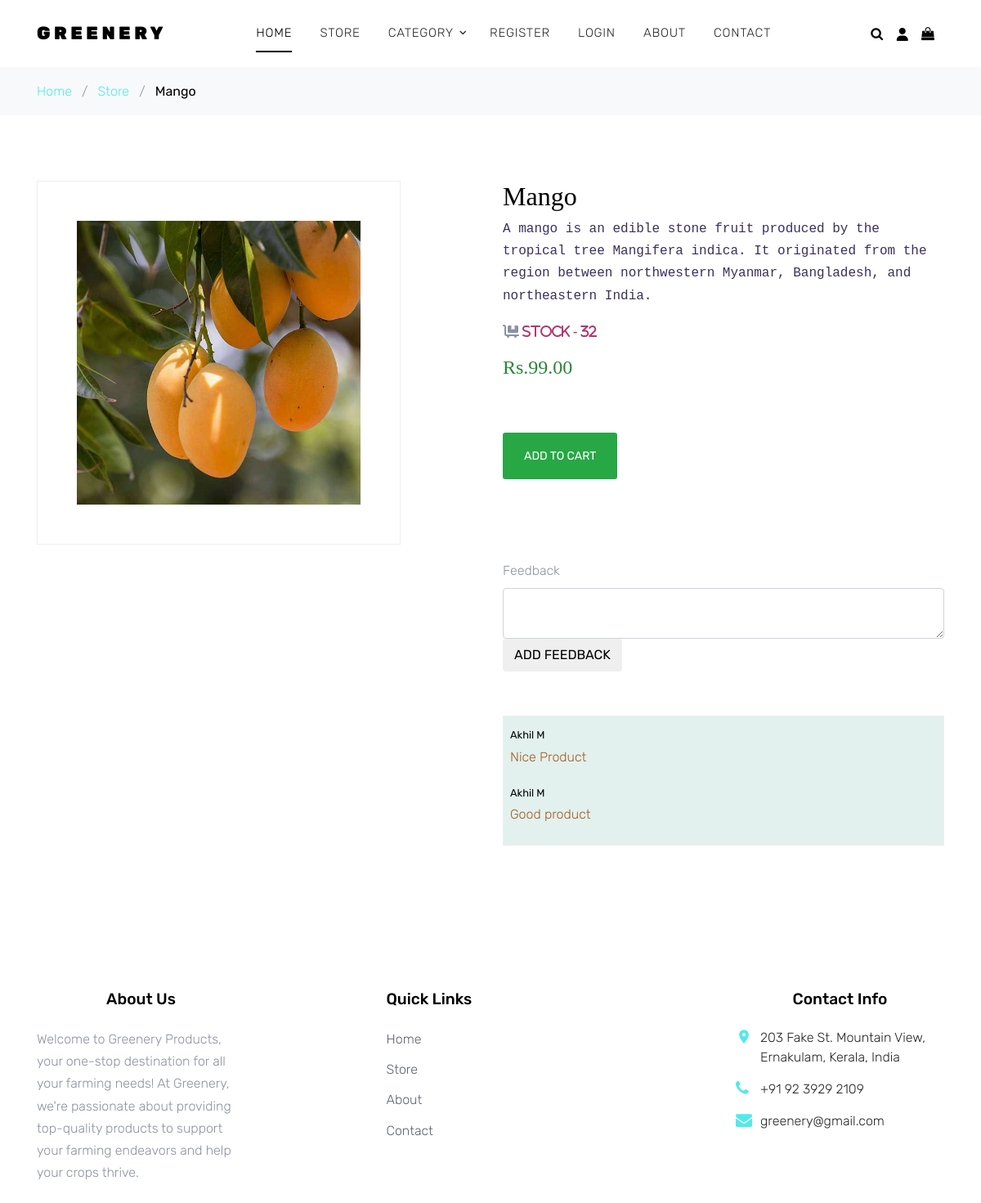
Screenshot of /shop-single/2 with the database file from the repository.
### Shop/models.py (models this page shows, shortened)
class GreeneryProducts(models.Model):
    product = models.CharField(max_length=50, unique=True)
    content = models.CharField(max_length=200)
    description = models.TextField(max_length=1000, blank=True)
    category = models.ForeignKey(Categories, on_delete=models.PROTECT)
    price = models.DecimalField(max_digits=20, decimal_places=2)
    image = models.ImageField(upload_to='Greenery_Products')
    stock = models.IntegerField()

class Feedback(models.Model):
    user = models.ForeignKey(CustomerDetails, on_delete=models.CASCADE)
    feedback = models.TextField()
    product = models.ForeignKey(GreeneryProducts, on_delete=models.CASCADE)
    created_at = models.DateTimeField(auto_now_add=True)

### Customer/models.py (models this page shows, shortened)
class CustomerDetails(models.Model):
    id = models.OneToOneField(User, on_delete=models.CASCADE, primary_key=True)
    first_name = models.CharField(max_length=30)
    last_name=models.CharField(max_length=30)
    phone = models.IntegerField(unique=True)
    photo = models.ImageField(upload_to='customers')
    address = models.TextField(max_length=300)

### Shop/views.py (the view)
# urls.py: path("shop-single/<int:pro_id>",views.single_product, name='pro_details'),
def single_product(request, pro_id):
    greenery = GreeneryProducts.objects.get(id=pro_id)
    fed = Feedback.objects.filter(product=pro_id)
    return render(request, 'shop-single.html', {'pro':greenery, 'feedbacks':fed})

### Shop/context_processors.py (called while the page is built)
def Greenery_Category(request):
    cat = Categories.objects.all()
    return dict(cat=cat)

### Templates/shop-single.html (shortened to what this page needs)
{% extends 'base.html' %}
{% load static %}
{% block content %}
    <div class="bg-light py-3">
      <div class="container">
        <div class="row">
          <div class="col-md-12 mb-0"><a href="{% url 'index' %}">Home</a> <span class="mx-2 mb-0">/</span> <a
              href="{% url 'shop' %}">Store</a> <span class="mx-2 mb-0">/</span> <strong class="text-black">{{pro.product}}</strong></div>
        </div>
      </div>
    </div>
    <div class="site-section">
      <div class="container">
        <div class="row">
          <div class="col-md-5 mr-auto">
            <div class="border text-center">
              <img src="{{pro.image.url}}" alt="Image" class="img-fluid p-5">
            </div>
          </div>
          <div class="col-md-6">
            <h2 class="text-black" style="font-family: serif;">{{pro.product}}</h2>
            <p style="font-family: monospace; color:#3B305D;">{{pro.description}}</p>
            <p> <strong class="fa-solid fa-cart-flatbed"><span style="color:#AD3971;">  Stock - {{pro.stock}}</span></strong></p>
            <p> <strong class="text h4" style="font-family: serif;color:#2A8737;">Rs.{{pro.price}}</strong></p>
            <p><a href="{% url 'add_cart' pro.id %}" class="buy-now btn btn-sm height-auto px-4 py-3 btn-success">Add To Cart</a></p>
            <br><br><br>
            <form method="post" action="{% url 'feedback' pro.id %}">
              <label>Feedback</label>
              <textarea name="Add_Feedback" class="form-control" required></textarea>
              <div>
                <input type="submit" value="Add Feedback" class="btn btn-teal-300">
              </div>
            </form>
            <br><br>
            <div class="feedback-box border p-2" style="background-color:#E2F1EE;">
              {% for f in feedbacks %}
                 <small style="color:#010605;">{{f.user.first_name}} {{f.user.last_name}}</small>
                 <p style="color:#A55A20;">{{f.feedback}}</p>
              {% endfor %}
            </div>
          </div>
        </div>
      </div>
    </div>
{% endblock %}

### Templates/base.html (shortened to what this page needs)
<!DOCTYPE html>
<html lang="en">
{% load static %}
<head>
  <link rel="stylesheet" href="{% static 'fonts/icomoon/style.css' %}">
  <link rel="stylesheet" href="{% static 'css/bootstrap.min.css' %}">
  <link rel="stylesheet" href="{% static 'css/magnific-popup.css' %}">
  <link rel="stylesheet" href="{% static 'css/jquery-ui.css' %}">
  <link rel="stylesheet" href="{% static 'css/owl.carousel.min.css' %}">
  <link rel="stylesheet" href="{% static 'css/owl.theme.default.min.css' %}">
  <link rel="stylesheet" href="{% static 'css/aos.css' %}">
  <link rel="stylesheet" href="{% static 'css/style.css' %}">
  <link rel="stylesheet" href="https://cdnjs.cloudflare.com/ajax/libs/font-awesome/6.5.2/css/all.min.css">
  <link rel="stylesheet" href="{% static 'css/order_confirmation.css' %}">
</head>
<body>
  <div class="site-wrap">
    {% include 'Navbar.html' %}
    {% block content %}
    {% endblock %}
    {% include 'Footer.html' %}
  </div>
</body>
</html>

### Templates/Navbar.html (shortened to what this page needs)
<div class="site-navbar py-2">
      <div class="container">
        <div class="d-flex align-items-center justify-content-between">
          <div class="logo">
            <div class="site-logo">
              <a href="index.html" class="js-logo-clone">Greenery</a>
            </div>
          </div>
          <div class="main-nav d-none d-lg-block">
            <nav class="site-navigation text-right text-md-center" role="navigation">
              <ul class="site-menu js-clone-nav d-none d-lg-block">
                <li class="active"><a href="{% url 'index' %}">Home</a></li>
                <li><a href="{% url 'shop' %}">Store</a></li>
                <li class="has-children">
                  <a href="#">Category</a>
                </li>
                {% if user.is_authenticated %}
                <li><a href="{% url 'order_view' %}">View Order</a></li>
                <li><a href="{% url 'Customer:logout' %}">Logout</a></li>
                {% else %}
                <li><a href="{% url 'Customer:register' %}">Register</a></li>
                <li><a href="{% url 'Customer:login' %}">Login</a></li>
                {% endif %}
                <li><a href="{% url 'about' %}">About</a></li>
                <li><a href="{% url 'contact' %}">Contact</a></li>
              </ul>
            </nav>
          </div>
          <div class="icons">
            <a href="#" class="icons-btn d-inline-block js-search-open"><span class="icon-search"></span></a>
            <a href="{% url 'Customer:profile' %}" class="icons-btn d-inline-block bag">
                <i class="fa-solid fa-user"></i>
            </a>
            <a href="{% url 'cart_detail' %}" class="icons-btn d-inline-block bag">
              <span class="icon-shopping-bag"></span>
            </a>
          </div>
        </div>
      </div>
</div>

### Templates/Footer.html
<footer class="site-footer">
      <div class="container">
        <div class="row">
          <div class="col-md-6 col-lg-3 mb-4 mb-lg-0">
            <div class="block-7">
              <h3 class="footer-heading mb-4" style="text-align:center;">About Us</h3>
              <p>Welcome to Greenery Products, your one-stop destination for all your farming needs! At Greenery, we're passionate about providing
                top-quality products to support your farming endeavors and help your crops thrive.</p>
            </div>
          </div>
          <div class="col-lg-3 mx-auto mb-5 mb-lg-0">
            <h3 class="footer-heading mb-4">Quick Links</h3>
            <ul class="list-unstyled">
              <li><a href="#">Home</a></li>
              <li><a href="#">Store</a></li>
              <li><a href="#">About</a></li>
              <li><a href="#">Contact</a></li>
            </ul>
          </div>
          <div class="col-md-6 col-lg-3">
            <div class="block-5 mb-5">
              <h3 class="footer-heading mb-4" style="text-align:center;">Contact Info</h3>
              <ul class="list-unstyled">
                <li class="address">203 Fake St. Mountain View, Ernakulam, Kerala, India</li>
                <li class="phone">+91 92 3929 2109</li>
                <li class="email">greenery@gmail.com</li>
              </ul>
            </div>
          </div>
        </div>
      </div>
</footer>

### static/css/style.css (style rules this page uses)
body { line-height: 1.7; color: #8c92a0; font-weight: 300; font-size: 16px; }
a { -webkit-transition: .3s all ease; -o-transition: .3s all ease; transition: .3s all ease; }
.text-black { color: #000; }
.site-wrap:before { -webkit-transition: .3s all ease-in-out; -o-transition: .3s all ease-in-out; transition: .3s all ease-in-out; background: rgba(0, 0, 0, 0.6); content: ""; position: absolute; z-index: 2000; top: 0; left: 0; right: 0; bottom: 0; opacity: 0; visibility: hidden; }
.btn { -webkit-transition: .3s all ease-in-out; -o-transition: .3s all ease-in-out; transition: .3s all ease-in-out; text-transform: uppercase; border-width: 2px; }
.form-control { height: 43px; }
.site-section { padding: 2.5em 0; }
@media (min-width: 768px) { .site-section { padding: 5em 0; } }
.site-footer { padding: 6em 0; }
.site-footer ul li { margin-bottom: 10px; }
.site-footer ul li a { color: #5c626e; }
.site-footer .footer-heading { font-size: 1.2rem; color: #000; margin-bottom: 1rem; }
.site-logo a { text-transform: uppercase; letter-spacing: .2em; font-size: 22px; color: #000 !important; font-weight: 900; }
.icons-btn { display: inline-block; text-align: center; }
.icons-btn span { display: block; height: 40px; width: 40px; line-height: 40px; }
.site-navbar { margin-bottom: 0px; z-index: 1999; position: relative; top: 0; width: 100%; background: #fff; }
.site-navbar a { color: #000; }
.site-navbar .site-navigation .site-menu { margin-left: 0; padding-left: 0; margin-bottom: 0; }
.site-navbar .site-navigation .site-menu .active > a { color: #000; position: relative; }
.site-navbar .site-navigation .site-menu .active > a:before { content: ""; position: absolute; left: 10px; right: 10px; height: 2px; background: #000; bottom: 0; }
.site-navbar .site-navigation .site-menu a { text-decoration: none !important; font-size: 15px; display: inline-block; }
.site-navbar .site-navigation .site-menu > li { display: inline-block; padding: 10px 5px; }
.site-navbar .site-navigation .site-menu > li > a { padding: 10px 10px; text-transform: uppercase; letter-spacing: .05em; color: #25262a; font-size: 15px; text-decoration: none !important; }
.site-navbar .site-navigation .site-menu .has-children { position: relative; }
.site-navbar .site-navigation .site-menu .has-children > a { position: relative; padding-right: 20px; }
.site-navbar .site-navigation .site-menu .has-children > a:before { position: absolute; content: "\e313"; font-size: 16px; top: 50%; right: 0; -webkit-transform: translateY(-50%); -ms-transform: translateY(-50%); transform: translateY(-50%); font-family: 'icomoon'; }
.site-navbar .site-navigation .site-menu .has-children a { text-transform: uppercase; }
.site-mobile-menu .site-mobile-menu-header .site-mobile-menu-logo a { display: inline-block; text-transform: uppercase; color: #000; letter-spacing: .2em; font-size: 22px; font-weight: 900; }
.site-mobile-menu .site-nav-wrap { padding: 0; margin: 0; list-style: none; position: relative; }
.site-mobile-menu .site-nav-wrap a { padding: 10px 20px; display: block; position: relative; color: #212529; }
.site-mobile-menu .site-nav-wrap li { position: relative; display: block; }
.site-mobile-menu .site-nav-wrap li.active > a { color: #51eaea; }
.site-mobile-menu .site-nav-wrap > li { display: block; position: relative; float: left; width: 100%; }
.site-mobile-menu .site-nav-wrap > li > a { padding-left: 20px; font-size: 20px; }
.block-5 ul, .block-5 ul li { list-style: none; padding: 0; margin: 0; line-height: 1.5; }
.block-5 ul li { padding-left: 30px; position: relative; margin-bottom: 15px; color: #25262a; }
.block-5 ul li:before { top: 0; font-family: "icomoon"; content: ""; position: absolute; left: 0; font-size: 20px; line-height: 1; color: #51eaea; }
.block-5 ul li.address:before { content: "\e8b4"; }
.block-5 ul li.email:before { content: "\f0e0"; }
.block-5 ul li.phone:before { content: "\f095"; }
.bag { position: relative; }
.height-auto { height: auto !important; }
.border { border: 1px solid #eee !important; }

### rows the page displays
GreeneryProducts: product "Mango", image (picture), description "A mango is an edible stone fruit produced by the tropical tree Mangifera indica. It originated from the region between northwestern Myanmar, Bangladesh, and northeastern India.", stock "32", price "99.00"
Feedback: user.first_name "Akhil", user.last_name "M", feedback "Nice Product"
Feedback: user.first_name "Akhil", user.last_name "M", feedback "Good product"
